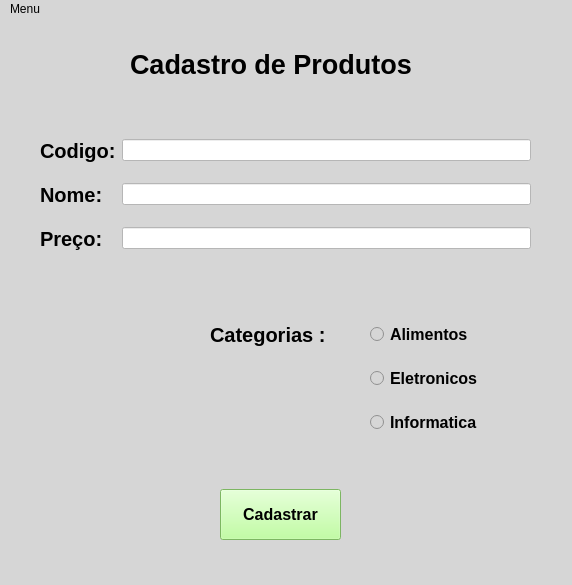
<?xml version="1.0" encoding="UTF-8"?>
<ui version="4.0">
 <class>JanelaPrincipal</class>
 <widget class="QMainWindow" name="JanelaPrincipal">
  <property name="geometry">
   <rect>
    <x>0</x>
    <y>0</y>
    <width>572</width>
    <height>585</height>
   </rect>
  </property>
  <property name="windowTitle">
   <string>Cadastro</string>
  </property>
  <property name="styleSheet">
   <string notr="true">background-color: rgb(214, 214, 214);</string>
  </property>
  <widget class="QWidget" name="centralwidget">
   <widget class="QLabel" name="lbTitulo">
    <property name="geometry">
     <rect>
      <x>130</x>
      <y>30</y>
      <width>301</width>
      <height>31</height>
     </rect>
    </property>
    <property name="font">
     <font>
      <pointsize>20</pointsize>
      <weight>75</weight>
      <bold>true</bold>
     </font>
    </property>
    <property name="text">
     <string>Cadastro de Produtos</string>
    </property>
   </widget>
   <widget class="QWidget" name="formLayoutWidget">
    <property name="geometry">
     <rect>
      <x>40</x>
      <y>120</y>
      <width>491</width>
      <height>154</height>
     </rect>
    </property>
    <layout class="QFormLayout" name="LayoutProdutos">
     <property name="horizontalSpacing">
      <number>6</number>
     </property>
     <property name="verticalSpacing">
      <number>20</number>
     </property>
     <item row="1" column="0">
      <widget class="QLabel" name="lbCodigo">
       <property name="font">
        <font>
         <pointsize>15</pointsize>
         <weight>75</weight>
         <bold>true</bold>
        </font>
       </property>
       <property name="text">
        <string>Codigo:</string>
       </property>
      </widget>
     </item>
     <item row="1" column="1">
      <widget class="QLineEdit" name="inputCodigo">
       <property name="styleSheet">
        <string notr="true">background-color: rgb(255, 255, 255);</string>
       </property>
      </widget>
     </item>
     <item row="2" column="0">
      <widget class="QLabel" name="lbNome">
       <property name="font">
        <font>
         <pointsize>15</pointsize>
         <weight>75</weight>
         <bold>true</bold>
        </font>
       </property>
       <property name="text">
        <string>Nome:</string>
       </property>
      </widget>
     </item>
     <item row="2" column="1">
      <widget class="QLineEdit" name="inputNome">
       <property name="styleSheet">
        <string notr="true">background-color: rgb(255, 255, 255);</string>
       </property>
      </widget>
     </item>
     <item row="3" column="0">
      <widget class="QLabel" name="lbPreco">
       <property name="font">
        <font>
         <pointsize>15</pointsize>
         <weight>75</weight>
         <bold>true</bold>
        </font>
       </property>
       <property name="text">
        <string>Preço:</string>
       </property>
      </widget>
     </item>
     <item row="3" column="1">
      <widget class="QLineEdit" name="inputPreco">
       <property name="styleSheet">
        <string notr="true">background-color: rgb(255, 255, 255);</string>
       </property>
      </widget>
     </item>
    </layout>
   </widget>
   <widget class="QLabel" name="lbCategorias">
    <property name="geometry">
     <rect>
      <x>210</x>
      <y>300</y>
      <width>131</width>
      <height>31</height>
     </rect>
    </property>
    <property name="font">
     <font>
      <pointsize>15</pointsize>
      <weight>75</weight>
      <bold>true</bold>
     </font>
    </property>
    <property name="text">
     <string>Categorias :</string>
    </property>
   </widget>
   <widget class="QWidget" name="verticalLayoutWidget">
    <property name="geometry">
     <rect>
      <x>370</x>
      <y>290</y>
      <width>131</width>
      <height>141</height>
     </rect>
    </property>
    <layout class="QVBoxLayout" name="verticalLayoutRadios">
     <item>
      <widget class="QRadioButton" name="rdbAlimentos">
       <property name="enabled">
        <bool>true</bool>
       </property>
       <property name="font">
        <font>
         <pointsize>12</pointsize>
         <weight>75</weight>
         <bold>true</bold>
        </font>
       </property>
       <property name="text">
        <string>Alimentos</string>
       </property>
      </widget>
     </item>
     <item>
      <widget class="QRadioButton" name="rdbEletronicos">
       <property name="font">
        <font>
         <pointsize>12</pointsize>
         <weight>75</weight>
         <bold>true</bold>
        </font>
       </property>
       <property name="text">
        <string>Eletronicos</string>
       </property>
      </widget>
     </item>
     <item>
      <widget class="QRadioButton" name="rdbInformatica">
       <property name="font">
        <font>
         <pointsize>12</pointsize>
         <weight>75</weight>
         <bold>true</bold>
        </font>
       </property>
       <property name="text">
        <string>Informatica</string>
       </property>
      </widget>
     </item>
    </layout>
   </widget>
   <widget class="QPushButton" name="btnCadastrar">
    <property name="geometry">
     <rect>
      <x>220</x>
      <y>470</y>
      <width>121</width>
      <height>51</height>
     </rect>
    </property>
    <property name="font">
     <font>
      <pointsize>12</pointsize>
      <weight>75</weight>
      <bold>true</bold>
     </font>
    </property>
    <property name="styleSheet">
     <string notr="true">background-color: rgb(175, 255, 137);</string>
    </property>
    <property name="text">
     <string>Cadastrar</string>
    </property>
   </widget>
  </widget>
  <widget class="QMenuBar" name="menubar">
   <property name="geometry">
    <rect>
     <x>0</x>
     <y>0</y>
     <width>572</width>
     <height>21</height>
    </rect>
   </property>
   <widget class="QMenu" name="menuCadastro">
    <property name="title">
     <string>Menu</string>
    </property>
    <addaction name="actionCadastrar"/>
    <addaction name="actionVisualizar"/>
   </widget>
   <addaction name="menuCadastro"/>
  </widget>
  <widget class="QStatusBar" name="statusbar"/>
  <action name="actionCadastrar">
   <property name="text">
    <string>Cadastrar</string>
   </property>
  </action>
  <action name="actionVisualizar">
   <property name="text">
    <string>Visualizar</string>
   </property>
  </action>
 </widget>
 <resources/>
 <connections/>
</ui>
